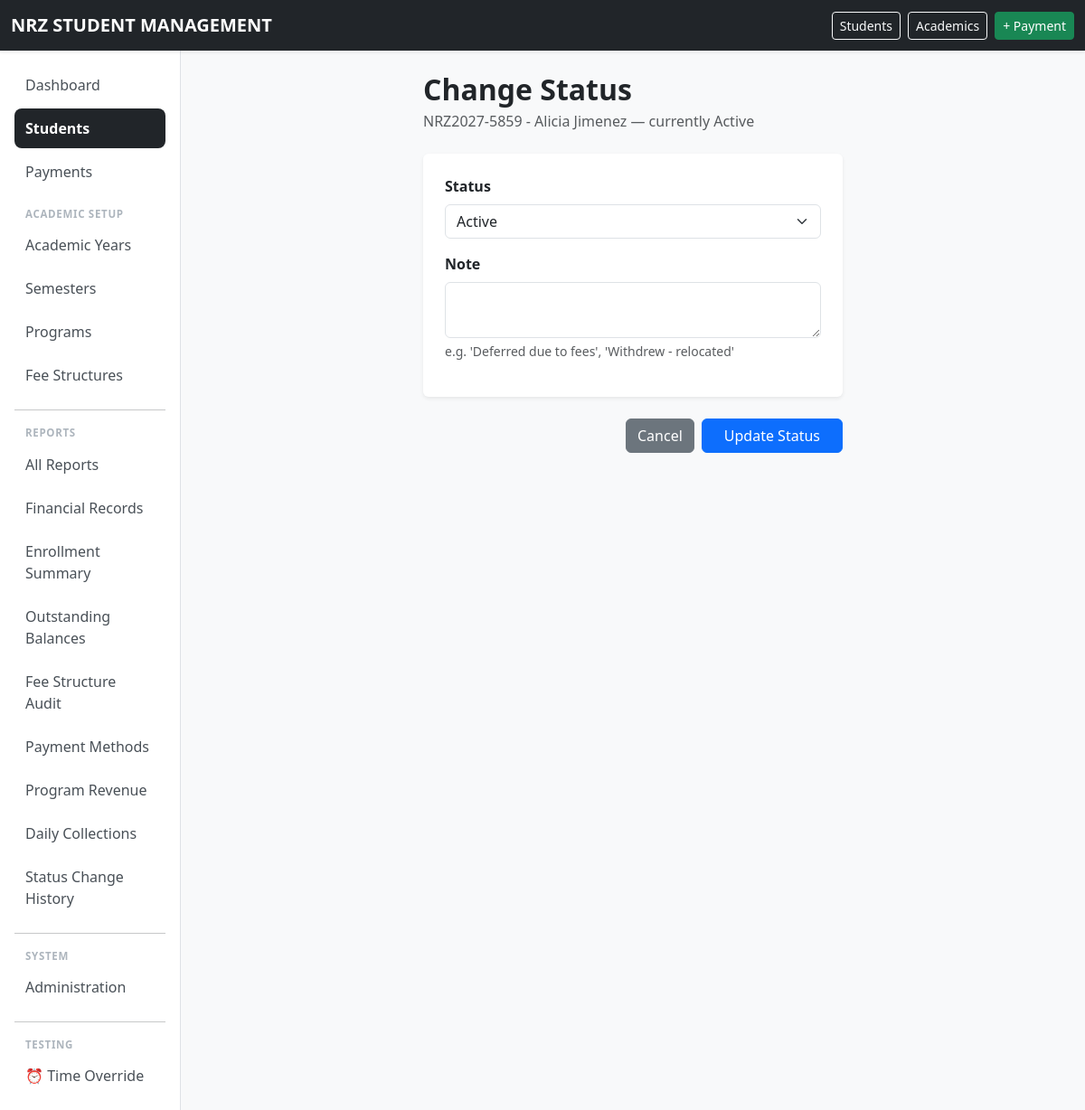
The app's page /students/90/status/ (signed in) with its own data.
### school/models.py (models this page shows, shortened)
class Student(models.Model):
    ACTIVE = "ACTIVE"
    DEFERRED = "DEFERRED"
    WITHDRAWN = "WITHDRAWN"
    COMPLETED = "COMPLETED"
    STATUS_CHOICES = [
        (ACTIVE, "Active"),
        (DEFERRED, "Deferred"),
        (WITHDRAWN, "Withdrawn"),
        (COMPLETED, "Completed"),
    ]
    student_number = models.CharField(
        max_length=30,
        unique=True,
    )
    first_name = models.CharField(
        max_length=100,
    )
    national_id = models.CharField(
        max_length=100,
    )
    last_name = models.CharField(
        max_length=100,
    )
    date_of_birth = models.DateField(
        null=True,
        blank=True,
    )
    gender = models.CharField(
        max_length=20,
        blank=True,
    )
    guardian_name = models.CharField(
        max_length=150,
        blank=True,
    )
    guardian_phone = models.CharField(
        max_length=30,
        blank=True,
    )
    student_phone = models.CharField(
        max_length=30,
        blank=True ,
    )
    address = models.TextField(
        blank=True,
    )
    program = models.ForeignKey(
        Program,
        on_delete=models.PROTECT,
        related_name="students",
    )
    intake_year = models.ForeignKey(
        AcademicYear,
        on_delete=models.PROTECT,
        related_name="students",
    )
    status = models.CharField(
        max_length=20,
        choices=STATUS_CHOICES,
        default=ACTIVE,
    )
    created_at = models.DateTimeField(
        auto_now_add=True,
    )
    class Meta:
        ordering = [
            "last_name",
            "first_name",
        ]
        permissions = [
            ("can_view_financial_reports", "Can view financial reports"),
            ("can_view_outstanding_reports", "Can view outstanding balances"),
            ("can_record_payments", "Can record payments"),
        ]
    def __str__(self):
        return (
            f"{self.student_number} - "
            f"{self.first_name} "
            f"{self.last_name}"
        )

### school/views.py (the view, shortened to what this page needs)
@permission_required("school.change_student", raise_exception=True)
def student_status_change(request, pk):
    student = get_object_or_404(Student, pk=pk)
    form = StudentStatusChangeForm(request.POST or None, initial={"status": student.status})
    return render(
        request,
        "school/student_status_form.html",
        {
            "form": form,
            "student": student,
        },
    )

### school/forms.py
class StudentStatusChangeForm(BootstrapFormMixin, forms.Form):
    status = forms.ChoiceField(choices=Student.STATUS_CHOICES)
    note = forms.CharField(
        widget=forms.Textarea(attrs={"rows": 2}),
        required=False,
        help_text="e.g. 'Deferred due to fees', 'Withdrew - relocated'",
    )

### school/context_processors.py (called while the page is built)
def time_override_enabled(request):
    return {
        'ENABLE_TIME_OVERRIDE': getattr(settings, 'ENABLE_TIME_OVERRIDE', False)
    }

### templates/school/student_status_form.html (shortened to what this page needs)
{% extends "base.html" %}
{% block content %}
<div class="row justify-content-center">
    <div class="col-xl-6">
        <div class="mb-4">
            <h2 class="fw-bold mb-1">Change Status</h2>
            <p class="text-muted">{{ student }} — currently {{ student.get_status_display }}</p>
        </div>
        <form method="post">
            <div class="card border-0 shadow-sm mb-4">
                <div class="card-body p-4">
                    {% for field in form %}
                    <div class="mb-3">
                        <label for="{{ field.id_for_label }}" class="form-label fw-semibold">{{ field.label }}</label>
                        {{ field }}
                        {% if field.help_text %}<div class="form-text">{{ field.help_text }}</div>{% endif %}
                    </div>
                    {% endfor %}
                </div>
            </div>
            <div class="d-flex gap-2 justify-content-end">
                <a href="{% url 'student_detail' student.pk %}" class="btn btn-secondary">Cancel</a>
                <button type="submit" class="btn btn-primary px-4">Update Status</button>
            </div>
        </form>
    </div>
</div>
{% endblock %}

### records on screen
Student: student_number+first_name+last_name "NRZ2027-5859 - Alicia Jimenez", status "Active"

### other values on screen
{{ field.label }} "Status" "Note"
{{ field.help_text }} "e.g. 'Deferred due to fees', 'Withdrew - relocated'"
